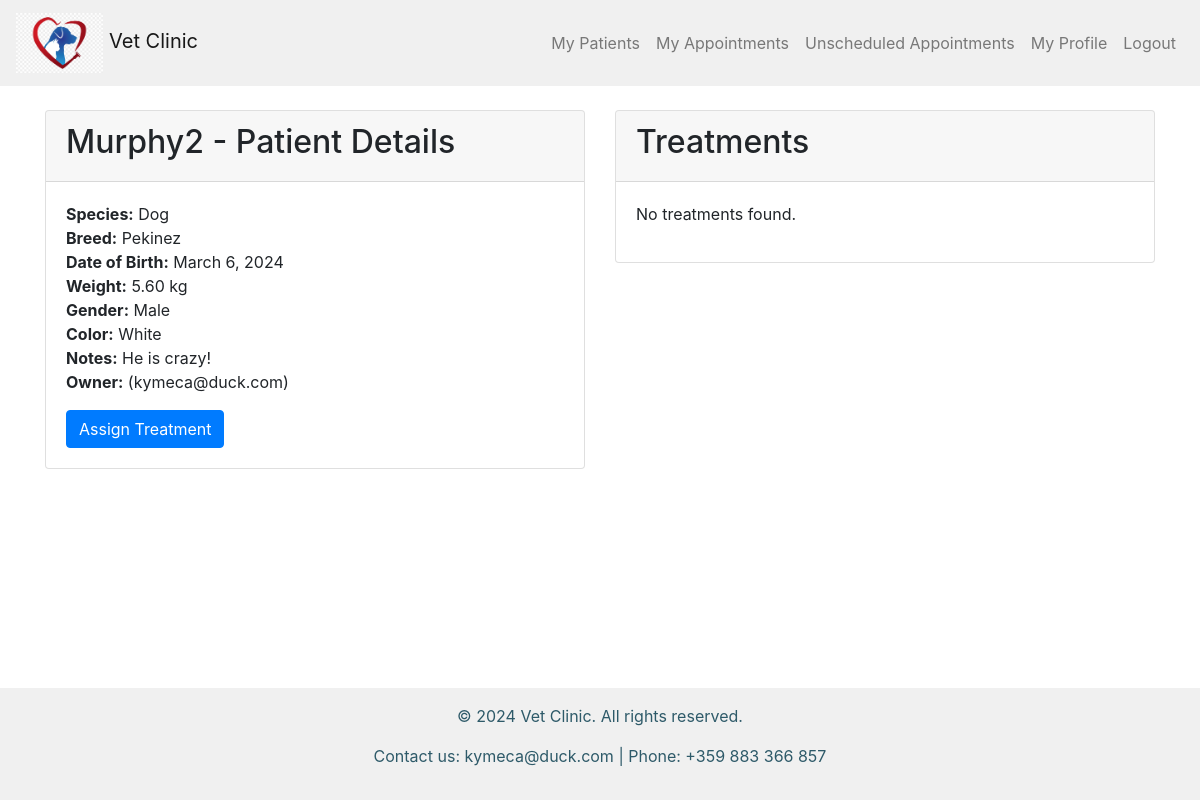
Page /doctors/pet_patient/4/ (signed in) on the earlier database version.
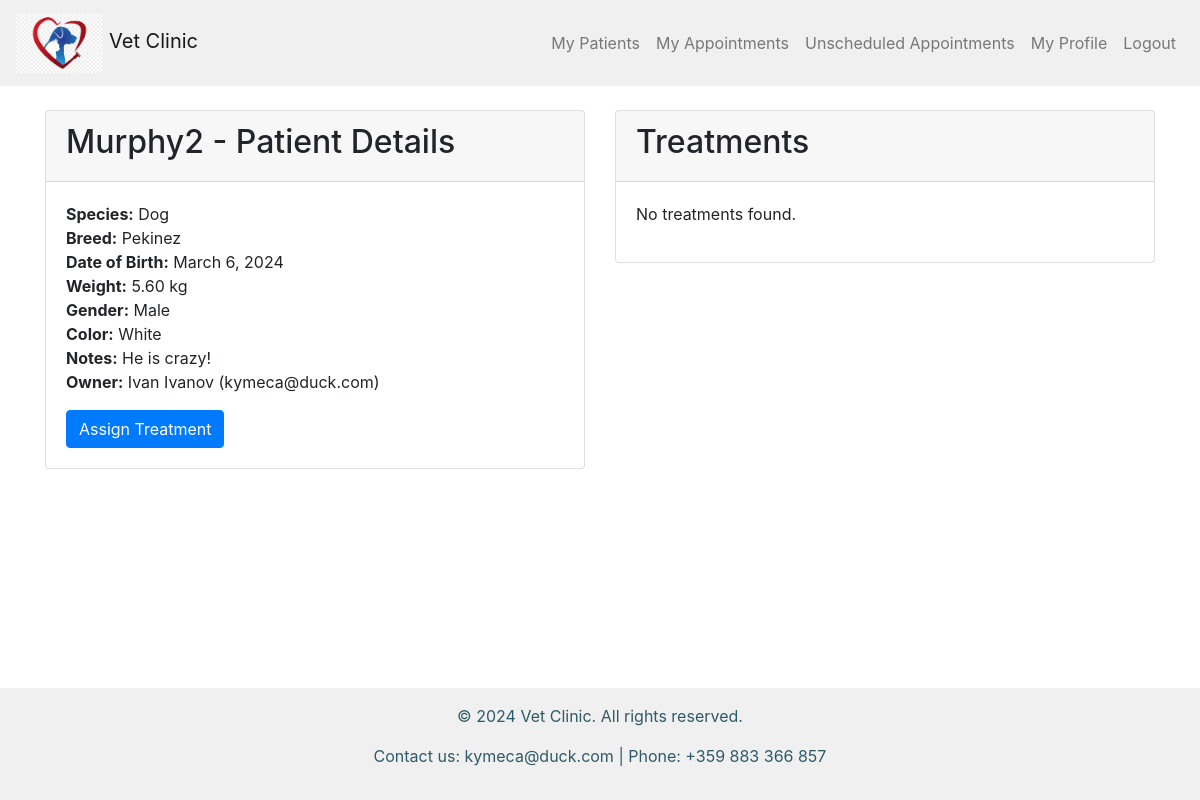
Same page on the later database version.
### vet_clinic/pet_patients/models.py (models this page shows, shortened)
class PetPatient(models.Model):
    MAX_LENGTH_PATIENT_NAME = 50
    MAX_LENGTH_SPECIES_NAME = 25
    MAX_LENGTH_BREED_NAME = 100
    DOG = 'Dog'
    CAT = 'Cat'
    BIRD = 'Bird'
    RABBIT = 'Rabbit'
    HAMSTER = 'Hamster'
    FISH = 'Fish'
    TURTLE = 'Turtle'
    GUINEA_PIG = 'Guinea Pig'
    SNAKE = 'Snake'
    HORSE = 'Horse'
    OTHER = 'Other'
    SPECIES_CHOICES = [
        (DOG, 'Dog'),
        (CAT, 'Cat'),
        (BIRD, 'Bird'),
        (RABBIT, 'Rabbit'),
        (HAMSTER, 'Hamster'),
        (FISH, 'Fish'),
        (TURTLE, 'Turtle'),
        (GUINEA_PIG, 'Guinea Pig'),
        (SNAKE, 'Snake'),
        (HORSE, 'Horse'),
        (OTHER, 'Other'),
    ]
    name = models.CharField(
        max_length=MAX_LENGTH_PATIENT_NAME,
    )
    species = models.CharField(
        max_length=MAX_LENGTH_SPECIES_NAME,
        choices=SPECIES_CHOICES,
    )
    breed = models.CharField(
        max_length=MAX_LENGTH_BREED_NAME,
        null=True,
        blank=True,
    )
    date_of_birth = models.DateField()
    weight = models.FloatField(
        validators=[validate_positive_weight],
    )
    gender = models.CharField(
        max_length=1,
        choices=[
            ('M', 'Male'),
            ('F', 'Female'),
        ],
    )
    color = models.CharField(
        max_length=50,
        null=True,
        blank=True,
    )
    notes = models.TextField(
        blank=True,
    )
    is_active = models.BooleanField(
        default=True,
    )
    user = models.ForeignKey(
        UserModel,
        on_delete=models.CASCADE,
        related_name='pets',
    )
    doctor = models.ForeignKey(
        UserModel,
        on_delete=models.SET_NULL,
        null=True,
        blank=True,
    )

### vet_clinic/accounts/models.py (models this page shows, shortened)
class VetClinicUser(auth_models.AbstractBaseUser, auth_models.PermissionsMixin):
    email = models.EmailField(
        _("email address"),
        unique=True,
        error_messages={
            "unique": _("A user with that email already exists."),
        },
    )
    date_joined = models.DateTimeField(_("date joined"), default=timezone.now)
    is_staff = models.BooleanField(
        _("staff status"),
        default=False,
        help_text=_("Designates whether the user can log into this admin site."),
    )
    is_active = models.BooleanField(
        _("active"),
        default=True,
        help_text=_(
            "Designates whether this user should be treated as active. "
            "Unselect this instead of deleting accounts."
        ),
    )
    is_doctor = models.BooleanField(
        _("doctor status"),
        default=False,
    )
    USERNAME_FIELD = "email"
    objects = VetClinicUserManager()

class Profile(models.Model):
    MAX_FIRST_NAME_LENGTH = 30
    MAX_LAST_NAME_LENGTH = 30
    MAX_LENGTH_PHONE = 25
    first_name = models.CharField(
        max_length=MAX_FIRST_NAME_LENGTH,
        null=True,
        blank=True,
    )
    last_name = models.CharField(
        max_length=MAX_LAST_NAME_LENGTH,
        null=True,
        blank=True,
    )
    date_of_birth = models.DateField(
        null=True,
        blank=True,
    )
    profile_picture = models.URLField(
        null=True,
        blank=True,
    )
    phone = models.CharField(
        max_length=MAX_LENGTH_PHONE,
        null=True,
        blank=True,
    )
    user = models.OneToOneField(
        VetClinicUser,
        primary_key=True,
        on_delete=models.CASCADE,
    )
    @property
    def full_name(self):
        if self.first_name and self.first_name:
            return f"{self.first_name} {self.last_name}"
        return self.first_name or self.last_name

### vet_clinic/doctors/views.py (the view)
# urls.py: path('pet_patient/<int:pk>/', PetPatientDetailView.as_view(), name='pet_patient_detail'),
class PetPatientDetailView(auth_mixins.LoginRequiredMixin, views.View):
    template_name = 'doctors/pet_patient_detail.html'
    def get(self, request, pk):
        pet_patient = get_object_or_404(PetPatient, pk=pk)
        treatments = Treatment.objects.filter(patient=pet_patient)
        return render(request, self.template_name, {'pet_patient': pet_patient, 'treatments': treatments})

### templates/doctors/pet_patient_detail.html (shortened to what this page needs)
{% extends 'base.html' %}
{% block main_content %}
  <div class="row">
    <div class="col-md-6">
      <div class="card">
        <div class="card-header">
          <h2>{{ pet_patient.name }} - Patient Details</h2>
        </div>
        <div class="card-body">
          <ul class="list-unstyled">
            <li><strong>Species:</strong> {{ pet_patient.species }}</li>
            <li><strong>Breed:</strong> {{ pet_patient.breed }}</li>
            <li><strong>Date of Birth:</strong> {{ pet_patient.date_of_birth }}</li>
            <li><strong>Weight:</strong> {{ pet_patient.weight|floatformat:2 }} kg</li>
            <li><strong>Gender:</strong> {{ pet_patient.get_gender_display }}</li>
            <li><strong>Color:</strong> {{ pet_patient.color }}</li>
            <li><strong>Notes:</strong> {{ pet_patient.notes }}</li>
            <li><strong>Owner:</strong> {{ pet_patient.user.profile.full_name }} ({{ pet_patient.user.email }})</li>
          </ul>
          <form action="{% url 'assign_treatment' pk=pet_patient.pk %}" method="post">
            <button type="submit" class="btn btn-primary">Assign Treatment</button>
          </form>
        </div>
      </div>
    </div>
    <div class="col-md-6">
      <div class="card">
        <div class="card-header">
          <h2>Treatments</h2>
        </div>
        <div class="card-body">
          {% if treatments %}
            <div class="list-group">
              {% for treatment in treatments %}
                <a href="#" class="list-group-item list-group-item-action">
                  <h5 class="mb-1">Date: {{ treatment.date }}</h5>
                  <p class="mb-1">Diagnose: {{ treatment.diagnose }}</p>
                  <p class="mb-1">Treatment Type: {{ treatment.treatment_type }}</p>
                  <button type="button" class="btn btn-primary" data-toggle="modal" data-target="#detailsModal{{ treatment.pk }}">Details</button>
                </a>
              {% endfor %}
            </div>
          {% else %}
            <p>No treatments found.</p>
          {% endif %}
        </div>
      </div>
    </div>
  </div>
{% endblock %}

Differences in the rows shown:
changed through a linked row, PetPatient "Murphy2": user.profile.full_name (not shown) → "Ivan Ivanov"
